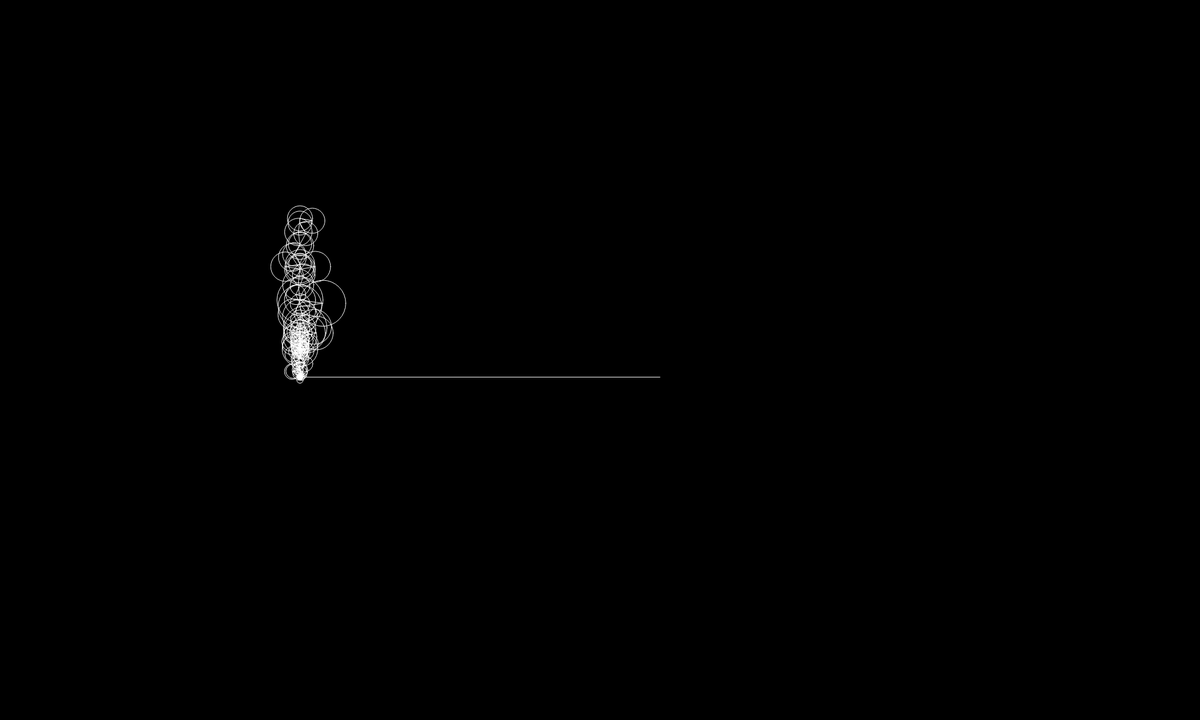
Frame 1 (no input)
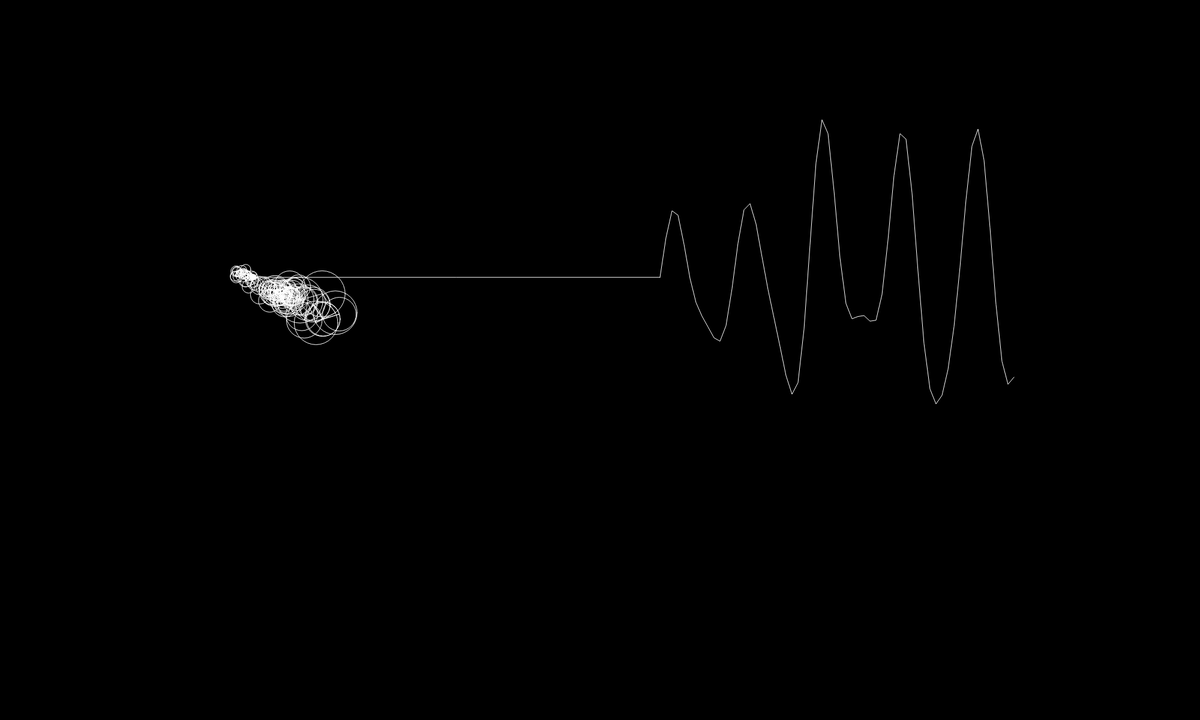
Frame 60 (no input)
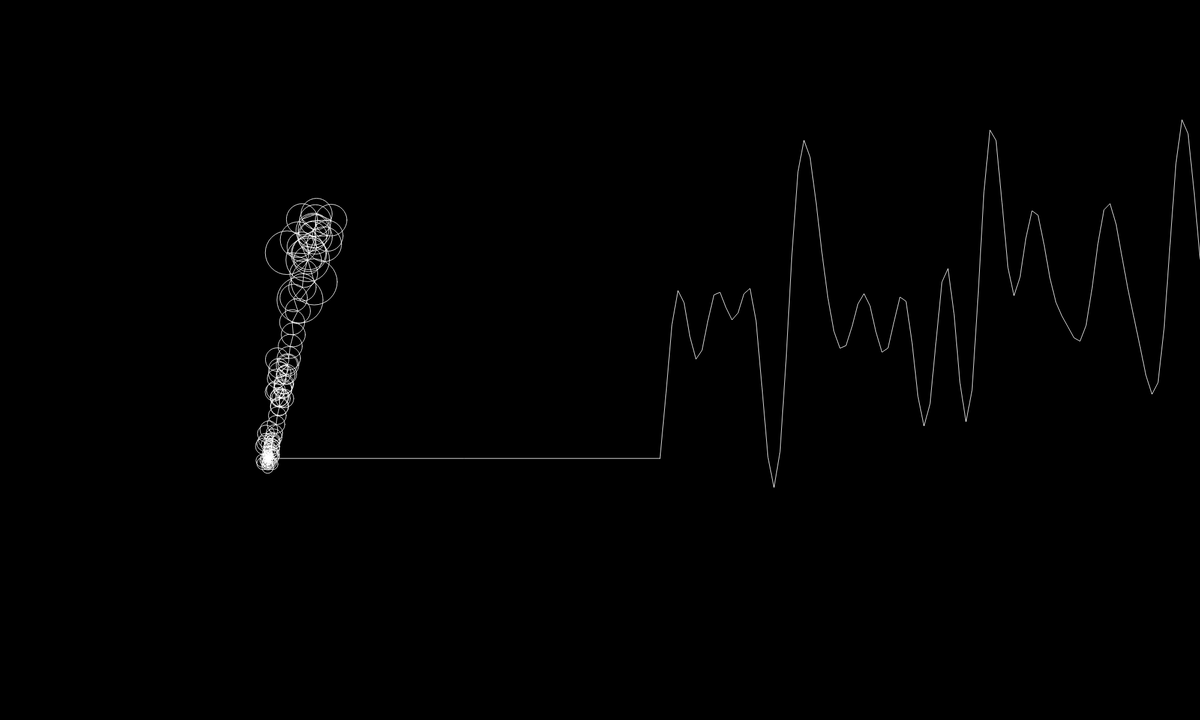
Frame 120 (the mouse pressed at the canvas centre since frame 60)

The p5.js sketch that drew these frames (run headless with seeded random() and noise() and a simulated clock; from frame 60 on, the mouse is pressed at the canvas centre):

// p5.js sketch
// ── sketch.js
let time = 0;
let wave = [];

let yCoord = [];
let xCoord = [];

let xFourier = [];
let yFourier = [];

let xScale = 10;
let xOffset = 600;

let graphHeight = 300;

function setup(){
    createCanvas(2000, 1200);

    //yCoord = [300, 300, 300, -300, -300, -300, 300, 300, 300, -300, -300, -300];
    for (let i = 0 ; i < 100 ; i++){
        yCoord[i] = graphHeight * random(-1, 1);
    }

    yFourier = discrete_fourier_transform(yCoord);
    yFourier.sort( (a, b) => b.ampl - a.ampl);
}

function fourier_circles(x, y, fourier){
    let xPrev = x;
    let yPrev = y;
    
    for (let i = 0 ; i < fourier.length ; i++){
        let freq = fourier[i].freq;
        let radius = fourier[i].ampl;
        let phase = fourier[i].phase;

        x += radius * cos(freq * time + phase);
        y += radius * sin(freq * time + phase);

        stroke(255);
        noFill();
        ellipse(xPrev, yPrev, 2*radius);
        line(xPrev, yPrev, x, y);

        xPrev = x;
        yPrev = y;
    }

    line(x, y, xOffset, y);
    fill(255);
    ellipse(x, y, 10);
    
    wave.unshift(y);
}

function draw(){
    background(0);
    translate(500, 500);

    fourier_circles(0, 0, yFourier);

    beginShape();
    noFill();
    for (let i = 0 ; i < wave.length ; i++){
        vertex(i * xScale + xOffset, wave[i]);
    }
    endShape();
    
    if ( wave.length > 500 ){
        wave.pop();
    }

    //let dt = 2*PI/yCoord.length;
    time -= 0.01;
}
// ── fourier.js
function discrete_fourier_transform(x){
    let X = [];
    const N = x.length;

    for (let k = 0 ; k < N ; k++){
        let re = 0;
        let im = 0;

        for (let n = 0 ; n < N ; n++){
            let phi = (2*PI*k*n)/N;

            re += x[n] * cos(phi);
            im -= x[n] * sin(phi);
        }
        re /= N;
        im /= N;

        let freq = k;
        let ampl = sqrt(re*re + im*im);
        let phase = atan2(im, re) + HALF_PI;

        X[k] = {re, im, freq, ampl, phase};
    }

    return X;
}
